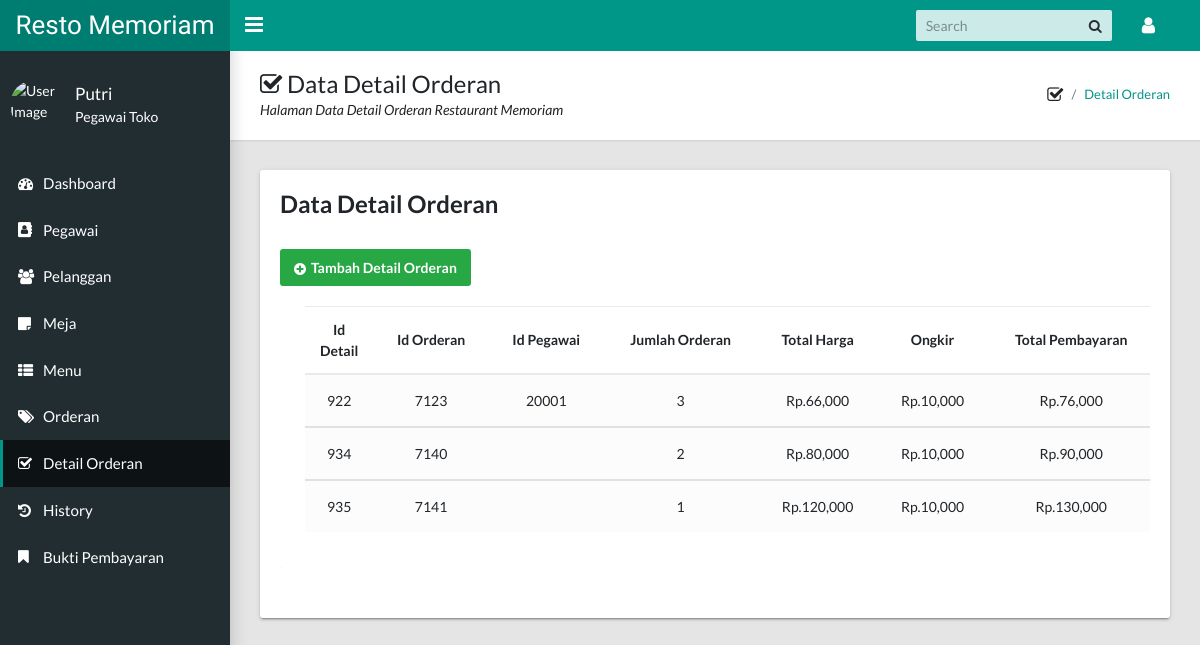
The app's page /admin/detail_orderan.php (signed in) with its own data.
### tables this page shows
CREATE TABLE `detail_orderan` (
  `id_detail` int(4) NOT NULL,
  `id_orderan` int(3) DEFAULT NULL,
  `id_pegawai` int(5) DEFAULT NULL,
  `jumlah_orderan` int(5) DEFAULT NULL,
  `total_harga` int(11) DEFAULT NULL,
  `ongkir` int(11) DEFAULT NULL,
  `total_pembayaran` int(11) DEFAULT NULL
);

CREATE TABLE `pegawai` (
  `id_pegawai` int(5) NOT NULL,
  `nama_pegawai` varchar(30) DEFAULT NULL,
  `alamat` varchar(30) DEFAULT NULL,
  `no_hp` varchar(12) DEFAULT NULL,
  `posisi` enum('admin','kasir') DEFAULT NULL,
  `jam_kerja` enum('Shift 1 (09:00-15:00)','Shift 2 (15:15-22:00)') DEFAULT NULL
);

### admin/detail_orderan.php (the view, shortened to what this page needs)
<?php session_start();
if (!$_SESSION['nama_pegawai']){
  echo "<script> alert ('Anda Belum Login, Silahkan Login Dulu!!');
  window.location = 'login.php'</script>";
} else { ?>
<?php
require_once("koneksi.php");
require_once("header.php");
?>
<aside class="app-sidebar">
  <div class="app-sidebar__user">
    <img class="app-sidebar__user-avatar" src="https://brighterwriting.com/wp-content/uploads/icon-user-default.png"
      width="50" height="50" alt="User Image">
    <div>
      <p class="app-sidebar__user-name"><?php echo $_SESSION['nama_pegawai']; ?></p>
      <p class="app-sidebar__user-designation">Pegawai Toko</p>
    </div>
  </div>
  <ul class="app-menu">
    <li><a class="app-menu__item" href="index.php"><i class="app-menu__icon fa fa-dashboard"></i><span
          class="app-menu__label">Dashboard</span></a></li>
    <li><a class="app-menu__item" href="pegawai.php"><i class="app-menu__icon fa fa-address-book"></i><span
          class="app-menu__label">Pegawai</span></a></li>
    <li><a class="app-menu__item" href="pelanggan.php"><i class="app-menu__icon fa fa-users"></i><span
          class="app-menu__label">Pelanggan</span></a></li>
    <li><a class="app-menu__item" href="meja.php"><i class="app-menu__icon fa fa-sticky-note"></i><span
          class="app-menu__label">Meja</span></a></li>
    <li><a class="app-menu__item" href="menu.php"><i class="app-menu__icon fa fa-th-list"></i><span
          class="app-menu__label">Menu</span></a></li>
    <li><a class="app-menu__item" href="orderan.php"><i class="app-menu__icon fa fa fa-tags"></i><span
          class="app-menu__label">Orderan</span></a></li>
    <li><a class="app-menu__item active" href="detail_orderan.php"><i
          class="app-menu__icon fa fa-check-square-o"></i><span class="app-menu__label">Detail
          Orderan</span></a></li>
    <li><a class="app-menu__item" href="history.php"><i class="app-menu__icon fa fa-history"></i><span
          class="app-menu__label">History</span></a></li>
    <li><a class="app-menu__item" href="bukti-pembayaran.php"><i class="app-menu__icon fa fa-bookmark"></i><span
          class="app-menu__label">Bukti Pembayaran</span></a></li>
  </ul>
</aside>
<main class="app-content">
  <div class="app-title">
    <div>
      <h1><i class="fa fa-check-square-o"></i> Data Detail Orderan</h1>
      <p>Halaman Data Detail Orderan Restaurant Memoriam</p>
    </div>
    <ul class="app-breadcrumb breadcrumb">
      <li class="breadcrumb-item"><i class="fa fa-check-square-o fa-lg"></i></li>
      <li class="breadcrumb-item"><a href="#">Detail Orderan </a></li>
    </ul>
  </div>
  <div class="row">
    <div class="col-md-12">
      <div class="tile">
        <h3 class="tile-title">Data Detail Orderan </h3>
        <div class="container-lg">
          <div class="table-responsive">
            <a href="#addEmployeeModal" class="btn btn-success" data-toggle="modal"><span><i
                  class="fa fa-plus-circle"></i>Tambah Detail Orderan </span></a>
            <div class="table-wrapper">
              <table class="table table-striped table-hover">
                <thead>
                  <tr>
                    <th>Id Detail</th>
                    <th>Id Orderan</th>
                    <th>Id Pegawai</th>
                    <th>Jumlah Orderan</th>
                    <th>Total Harga</th>
                    <th>Ongkir</th>
                    <th>Total Pembayaran</th>
                  </tr>
                </thead>
                <?php
                 $peg=$_SESSION['nama_pegawai'];
                                  if(isset($_POST['cari'])){
                                    $keyword=$_POST['keyword'];
                                    $data = mysqli_query($conn,"SELECT * FROM detail_orderan WHERE ongkir LIKE '%$keyword%'");
                                } else{
                                    $data = mysqli_query($conn, "SELECT detail_orderan.*, pegawai.* FROM detail_orderan LEFT JOIN pegawai USING (id_pegawai) WHERE nama_pegawai = '$peg' OR id_pegawai IS NULL");
                                }
                  while ($row = mysqli_fetch_array($data)) {
                  ?>
                <tbody>
                  <tr>
                    <td><?php echo $row['id_detail'] ?></td>
                    <td><?php echo $row['id_orderan'] ?></td>
                    <td><?php echo $row['id_pegawai'] ?></td>
                    <td><?php echo $row['jumlah_orderan'] ?></td>
                    <td>Rp.<?php echo number_format($row['total_harga']) ?></td>
                    <td>Rp.<?php echo number_format($row['ongkir']) ?></td>
                    <td>Rp.<?php echo number_format($row['total_pembayaran']) ?></td>
                  </tr>
                </tbody>
            </div>
          </div>
          <?php
          }
          ?>
</main>
</body>
</html>
<?php } ?>

### admin/header.php (shortened to what this page needs)
<!DOCTYPE html>
<html lang="en">
<head>
    <link rel="stylesheet" type="text/css" href="assets/css/main.css">
    <link rel="stylesheet" type="text/css"
        href="https://maxcdn.bootstrapcdn.com/font-awesome/4.7.0/css/font-awesome.min.css">
</head>
<body class="app sidebar-mini">
    <header class="app-header"><a class="app-header__logo" href="dashboard.html">Resto Memoriam</a>
        <a class="app-sidebar__toggle" href="#" data-toggle="sidebar"
            aria-label="Hide Sidebar"></a>
        <ul class="app-nav">
            <li class="app-search">
                <form method="POST">
                    <input class="app-search__input" type="text" name="keyword" placeholder="Search">
                    <button type="submit" name="cari" class="app-search__button"><i class="fa fa-search"></i></button>
                </form>
            </li>
            <li class="dropdown"><a class="app-nav__item" href="#" data-toggle="dropdown"
                    aria-label="Open Profile Menu"><i class="fa fa-user fa-lg"></i></a>
            </li>
        </ul>
    </header>

### admin/header.php (style rules this page uses)
td, th { text-align: center; }
.table-responsive { margin: 30px 0; }
.table-wrapper { background: #fff; padding: 20px 25px; border-radius: 3px; min-width: 1000px; box-shadow: 0 1px 1px rgba(0, 0, 0, .05); }
table.table tr th, table.table tr td { border-color: #e9e9e9; padding: 12px 15px; vertical-align: middle; }
table.table tr th:first-child { width: 60px; }
table.table-striped tbody tr:nth-of-type(odd) { background-color: #fcfcfc; }

### records on screen
detail_orderan: id_detail "922", id_orderan "7123", id_pegawai.id_pegawai "20001", jumlah_orderan "3", total_harga "66,000", ongkir "10,000", total_pembayaran "76,000"
detail_orderan: id_detail "934", id_orderan "7140", jumlah_orderan "2", total_harga "80,000", ongkir "10,000", total_pembayaran "90,000"
detail_orderan: id_detail "935", id_orderan "7141", jumlah_orderan "1", total_harga "120,000", ongkir "10,000", total_pembayaran "130,000"

### other values on screen
$_SESSION['nama_pegawai'] "Putri"
